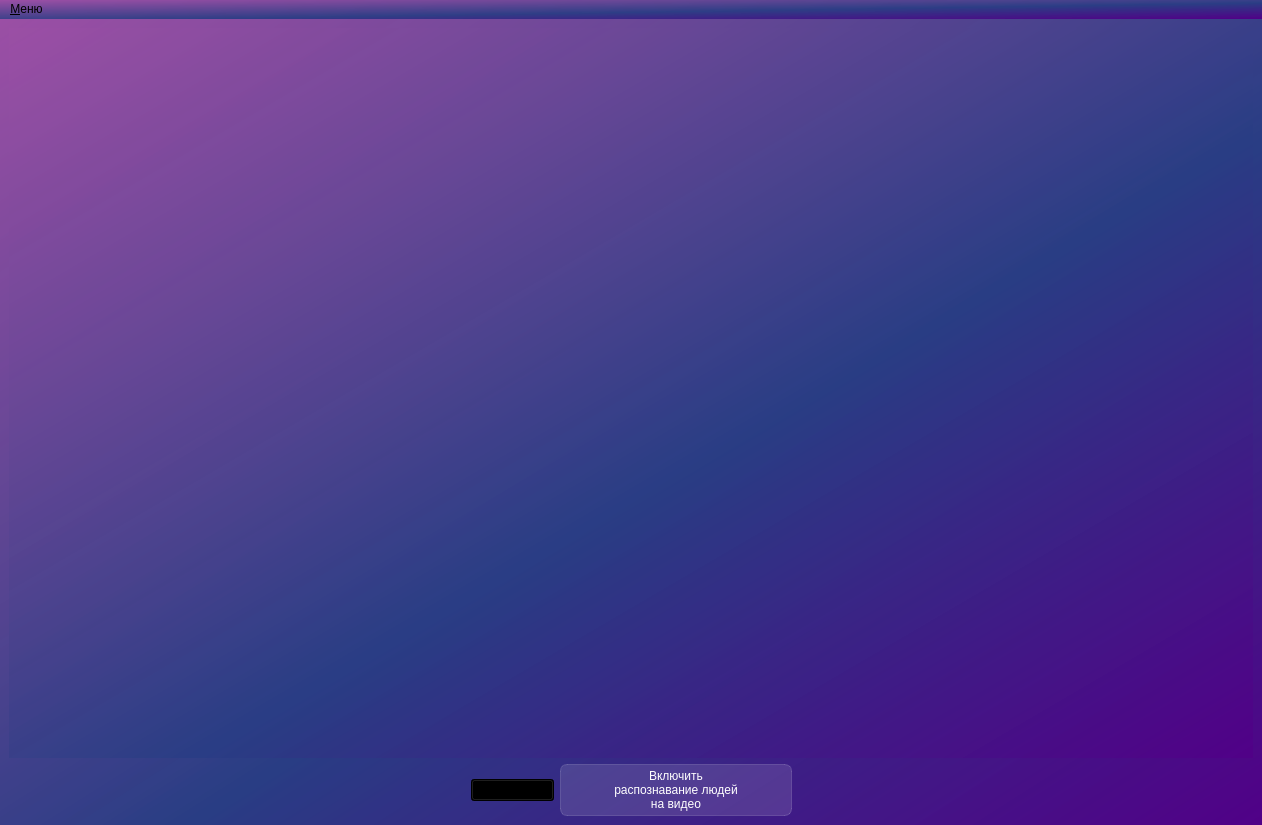
<?xml version="1.0" encoding="UTF-8"?>
<ui version="4.0">
 <class>MainWindow</class>
 <widget class="QMainWindow" name="MainWindow">
  <property name="geometry">
   <rect>
    <x>0</x>
    <y>0</y>
    <width>1262</width>
    <height>825</height>
   </rect>
  </property>
  <property name="windowTitle">
   <string>MonkeOS-team</string>
  </property>
  <property name="styleSheet">
   <string notr="true">background-color: qlineargradient(spread:pad, x1:1, y1:1, x2:0, y2:0, stop:0 rgba(81, 0, 135, 255), stop:0.427447 rgba(41, 61, 132, 235), stop:1 rgba(155, 79, 165, 255));</string>
  </property>
  <widget class="QWidget" name="centralwidget">
   <layout class="QGridLayout" name="gridLayout">
    <item row="1" column="2">
     <widget class="QPushButton" name="activate_people_detector">
      <property name="styleSheet">
       <string notr="true">QPushButton {
	color: white;
	background-color: rgba(255, 255, 255, 30);
	border: 1px solid rgba(255, 255, 255, 40);
	border-radius: 7px;
	width: 230px;
	height: 50px
}
QPushButton:hover {
	background-color: rgba(255, 255, 255, 40);
}
QPushButton:pressed {
	background-color: rgba(255, 255, 255, 70);
}</string>
      </property>
      <property name="text">
       <string>Включить 
распознавание людей 
на видео</string>
      </property>
     </widget>
    </item>
    <item row="1" column="0">
     <spacer name="horizontalSpacer_2">
      <property name="orientation">
       <enum>Qt::Horizontal</enum>
      </property>
      <property name="sizeHint" stdset="0">
       <size>
        <width>455</width>
        <height>20</height>
       </size>
      </property>
     </spacer>
    </item>
    <item row="1" column="1">
     <widget class="QComboBox" name="comboBox">
      <item>
       <property name="text">
        <string>Камера 1</string>
       </property>
      </item>
      <item>
       <property name="text">
        <string>Камера 2</string>
       </property>
      </item>
     </widget>
    </item>
    <item row="1" column="3">
     <spacer name="horizontalSpacer">
      <property name="orientation">
       <enum>Qt::Horizontal</enum>
      </property>
      <property name="sizeHint" stdset="0">
       <size>
        <width>454</width>
        <height>20</height>
       </size>
      </property>
     </spacer>
    </item>
    <item row="0" column="0" colspan="4">
     <widget class="QLabel" name="video_stream">
      <property name="styleSheet">
       <string notr="true"/>
      </property>
      <property name="text">
       <string/>
      </property>
     </widget>
    </item>
   </layout>
  </widget>
  <widget class="QMenuBar" name="menubar">
   <property name="geometry">
    <rect>
     <x>0</x>
     <y>0</y>
     <width>1262</width>
     <height>22</height>
    </rect>
   </property>
   <widget class="QMenu" name="menu">
    <property name="title">
     <string>&amp;Меню</string>
    </property>
    <addaction name="settings"/>
   </widget>
   <addaction name="menu"/>
  </widget>
  <action name="settings">
   <property name="text">
    <string>&amp;Настройки</string>
   </property>
  </action>
  <action name="actionst">
   <property name="text">
    <string>st</string>
   </property>
  </action>
  <action name="action1">
   <property name="text">
    <string>1</string>
   </property>
  </action>
 </widget>
 <resources/>
 <connections/>
</ui>
